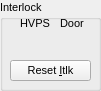
       <widget class="QGroupBox" name="groupBox_2">
        <property name="geometry">
         <rect>
          <x>350</x>
          <y>40</y>
          <width>101</width>
          <height>91</height>
         </rect>
        </property>
        <property name="font">
         <font>
          <pointsize>8</pointsize>
         </font>
        </property>
        <property name="title">
         <string>Interlock</string>
        </property>
        <widget class="TaurusLed" name="HVPSInterlockLed">
         <property name="geometry">
          <rect>
           <x>20</x>
           <y>30</y>
           <width>24</width>
           <height>24</height>
          </rect>
         </property>
        </widget>
        <widget class="QLabel" name="label">
         <property name="geometry">
          <rect>
           <x>60</x>
           <y>15</y>
           <width>31</width>
           <height>16</height>
          </rect>
         </property>
         <property name="text">
          <string>Door</string>
         </property>
        </widget>
        <widget class="TaurusLed" name="doorInterlockLed">
         <property name="geometry">
          <rect>
           <x>60</x>
           <y>30</y>
           <width>24</width>
           <height>24</height>
          </rect>
         </property>
        </widget>
        <widget class="QLabel" name="label_9">
         <property name="geometry">
          <rect>
           <x>20</x>
           <y>15</y>
           <width>31</width>
           <height>16</height>
          </rect>
         </property>
         <property name="text">
          <string>HVPS</string>
         </property>
        </widget>
        <widget class="QPushButton" name="reset_interlocks_button">
         <property name="geometry">
          <rect>
           <x>10</x>
           <y>60</y>
           <width>81</width>
           <height>21</height>
          </rect>
         </property>
         <property name="sizePolicy">
          <sizepolicy hsizetype="Preferred" vsizetype="Preferred">
           <horstretch>0</horstretch>
           <verstretch>0</verstretch>
          </sizepolicy>
         </property>
         <property name="font">
          <font>
           <pointsize>8</pointsize>
          </font>
         </property>
         <property name="text">
          <string>Reset &amp;Itlk</string>
         </property>
        </widget>
       </widget>
